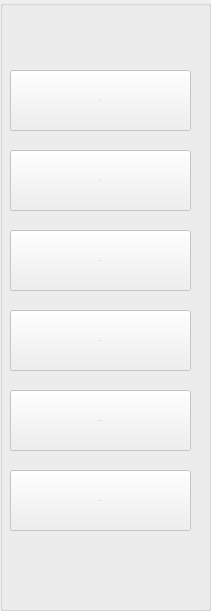
   <widget class="QGroupBox" name="groupBox_9">
    <property name="enabled">
     <bool>true</bool>
    </property>
    <property name="geometry">
     <rect>
      <x>0</x>
      <y>20</y>
      <width>211</width>
      <height>611</height>
     </rect>
    </property>
    <property name="font">
     <font>
      <pointsize>8</pointsize>
     </font>
    </property>
    <property name="title">
     <string/>
    </property>
    <widget class="QPushButton" name="pushButton_2">
     <property name="enabled">
      <bool>false</bool>
     </property>
     <property name="geometry">
      <rect>
       <x>10</x>
       <y>230</y>
       <width>181</width>
       <height>61</height>
      </rect>
     </property>
     <property name="font">
      <font>
       <pointsize>-1</pointsize>
      </font>
     </property>
     <property name="text">
      <string>Books</string>
     </property>
     <property name="icon">
      <iconset resource="icons.qrc">
       <normaloff>:/icons/icons/books.png</normaloff>:/icons/icons/books.png</iconset>
     </property>
     <property name="iconSize">
      <size>
       <width>30</width>
       <height>30</height>
      </size>
     </property>
    </widget>
    <widget class="QPushButton" name="pushButton_6">
     <property name="enabled">
      <bool>false</bool>
     </property>
     <property name="geometry">
      <rect>
       <x>10</x>
       <y>390</y>
       <width>181</width>
       <height>61</height>
      </rect>
     </property>
     <property name="font">
      <font>
       <pointsize>-1</pointsize>
      </font>
     </property>
     <property name="text">
      <string>Dashboard</string>
     </property>
     <property name="icon">
      <iconset resource="icons.qrc">
       <normaloff>:/icons/icons/dashboard.png</normaloff>:/icons/icons/dashboard.png</iconset>
     </property>
     <property name="iconSize">
      <size>
       <width>30</width>
       <height>30</height>
      </size>
     </property>
    </widget>
    <widget class="QPushButton" name="pushButton">
     <property name="enabled">
      <bool>false</bool>
     </property>
     <property name="geometry">
      <rect>
       <x>10</x>
       <y>150</y>
       <width>181</width>
       <height>61</height>
      </rect>
     </property>
     <property name="font">
      <font>
       <pointsize>-1</pointsize>
      </font>
     </property>
     <property name="text">
      <string>Today</string>
     </property>
     <property name="icon">
      <iconset resource="icons.qrc">
       <normaloff>:/icons/icons/today.png</normaloff>:/icons/icons/today.png</iconset>
     </property>
     <property name="iconSize">
      <size>
       <width>30</width>
       <height>30</height>
      </size>
     </property>
    </widget>
    <widget class="QPushButton" name="pushButton_7">
     <property name="enabled">
      <bool>false</bool>
     </property>
     <property name="geometry">
      <rect>
       <x>10</x>
       <y>470</y>
       <width>181</width>
       <height>61</height>
      </rect>
     </property>
     <property name="font">
      <font>
       <pointsize>-1</pointsize>
      </font>
     </property>
     <property name="text">
      <string>Settings</string>
     </property>
     <property name="icon">
      <iconset resource="icons.qrc">
       <normaloff>:/icons/icons/settings.png</normaloff>:/icons/icons/settings.png</iconset>
     </property>
     <property name="iconSize">
      <size>
       <width>30</width>
       <height>30</height>
      </size>
     </property>
    </widget>
    <widget class="QPushButton" name="pushButton_3">
     <property name="enabled">
      <bool>false</bool>
     </property>
     <property name="geometry">
      <rect>
       <x>10</x>
       <y>310</y>
       <width>181</width>
       <height>61</height>
      </rect>
     </property>
     <property name="font">
      <font>
       <pointsize>-1</pointsize>
      </font>
     </property>
     <property name="text">
      <string>Clients</string>
     </property>
     <property name="icon">
      <iconset resource="icons.qrc">
       <normaloff>:/icons/icons/person.png</normaloff>:/icons/icons/person.png</iconset>
     </property>
     <property name="iconSize">
      <size>
       <width>30</width>
       <height>30</height>
      </size>
     </property>
    </widget>
    <widget class="QPushButton" name="pushButton_5">
     <property name="enabled">
      <bool>false</bool>
     </property>
     <property name="geometry">
      <rect>
       <x>10</x>
       <y>70</y>
       <width>181</width>
       <height>61</height>
      </rect>
     </property>
     <property name="font">
      <font>
       <pointsize>-1</pointsize>
      </font>
     </property>
     <property name="text">
      <string>login</string>
     </property>
     <property name="icon">
      <iconset resource="icons.qrc">
       <normaloff>:/icons/icons/reports.png</normaloff>:/icons/icons/reports.png</iconset>
     </property>
     <property name="iconSize">
      <size>
       <width>30</width>
       <height>30</height>
      </size>
     </property>
    </widget>
   </widget>
